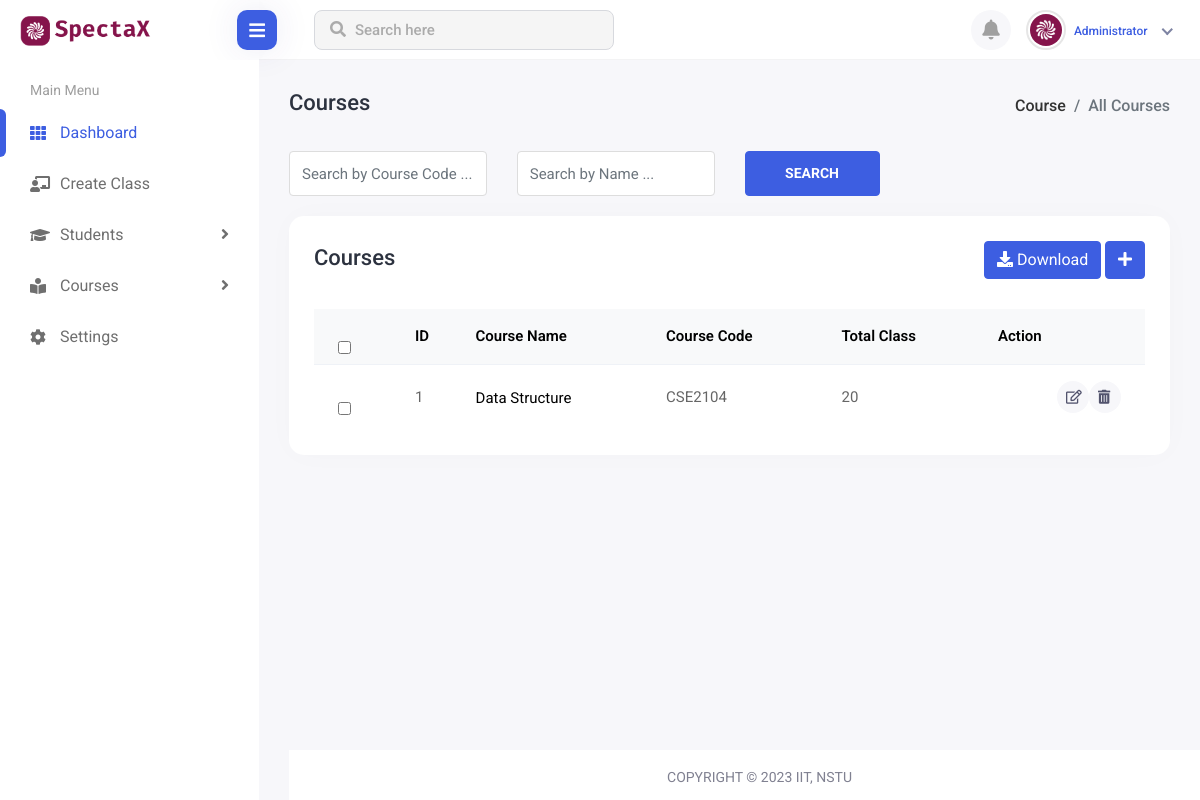
Page /teacher/courses-list on the committed database.
### base/models.py (models this page shows, shortened)
class Courses(models.Model):
  course_name = models.CharField(max_length=255)
  course_code = models.CharField(max_length=255)
  total_classes = models.IntegerField()

### base/views.py (the view)
# urls.py: path('teacher/courses-list', views.courses_list, name="courses-list"),
def courses_list(request):
  courses = Courses.objects.all()
  context = {
    "courses": courses
  }
  return render(request, 'teacher/courses/list.html', context)

### template/teacher/courses/list.html (shortened to what this page needs)
{% extends 'admin-base.html' %} {% load static %} {% block content %}
<link rel="stylesheet" href="{% static 'assets/plugins/datatables/datatables.min.css' %}" />
<div>
    <div class="page-header">
      <div class="row">
        <div class="col-sm-12">
          <div class="page-sub-header">
            <h3 class="page-title">Courses</h3>
            <ul class="breadcrumb">
              <li class="breadcrumb-item">
                <a href="students.html">Course</a>
              </li>
              <li class="breadcrumb-item active">All Courses</li>
            </ul>
          </div>
        </div>
      </div>
    </div>
    <div class="student-group-form">
      <div class="row">
        <div class="col-lg-3 col-md-6">
          <div class="form-group">
            <input
              type="text"
              class="form-control"
              placeholder="Search by Course Code ..."
            />
          </div>
        </div>
        <div class="col-lg-3 col-md-6">
          <div class="form-group">
            <input
              type="text"
              class="form-control"
              placeholder="Search by Name ..."
            />
          </div>
        </div>
        <div class="col-lg-2">
          <div class="search-student-btn">
            <button type="btn" class="btn btn-primary">Search</button>
          </div>
        </div>
      </div>
    </div>
    <div class="row">
      <div class="col-sm-12">
        <div class="card card-table comman-shadow">
          <div class="card-body">
            <div class="page-header">
              <div class="row align-items-center">
                <div class="col">
                  <h3 class="page-title">Courses</h3>
                </div>
                <div class="col-auto text-end float-end ms-auto download-grp">
                  <a href="#" class="btn btn-outline-primary me-2"
                    ><i class="fas fa-download"></i> Download</a
                  >
                  <a href="add-student.html" class="btn btn-primary"
                    ><i class="fas fa-plus"></i
                  ></a>
                </div>
              </div>
            </div>
            <div class="table-responsive">
              <table
                class="table border-0 star-student table-hover table-center mb-0 datatable table-striped"
              >
                <thead class="student-thread">
                  <tr>
                    <th>
                      <div class="form-check check-tables">
                        <input
                          class="form-check-input"
                          type="checkbox"
                          value="something"
                        />
                      </div>
                    </th>
                    <th>ID</th>
                    <th>Course Name</th>
                    <th>Course Code</th>
                    <th>Total Class</th>
                    <th class="text-end">Action</th>
                  </tr>
                </thead>
                <tbody>
                {% for course in courses %}
                  <tr>
                    <td>
                      <div class="form-check check-tables">
                        <input
                          class="form-check-input"
                          type="checkbox"
                          value="something"
                        />
                      </div>
                    </td>
                    <td>{{ course.id }}</td>
                    <td>
                      <h2 class="table-avatar">
                        {{ course.course_name }}
                      </h2>
                    </td>
                    <td>{{ course.course_code }}</td>
                    <td>{{ course.total_classes }}</td>
                    <td class="">
                      <div class="actions">
                        <a
                          href="javascript:;"
                          class="btn btn-sm bg-success-light me-2"
                        >
                        <i class="far fa-edit"></i>
                        </a>
                        <a
                          href="edit-student.html"
                          class="btn btn-sm bg-danger-light"
                        >
                        <i class="fas fa-trash-alt"></i>
                        </a>
                      </div>
                    </td>
                  </tr>
                {% endfor %}
                </tbody>
              </table>
            </div>
          </div>
        </div>
      </div>
    </div>
  {% endblock content %}

### rows in the picture
Courses: id "1", course_name "Data Structure", course_code "CSE2104", total_classes "20"
